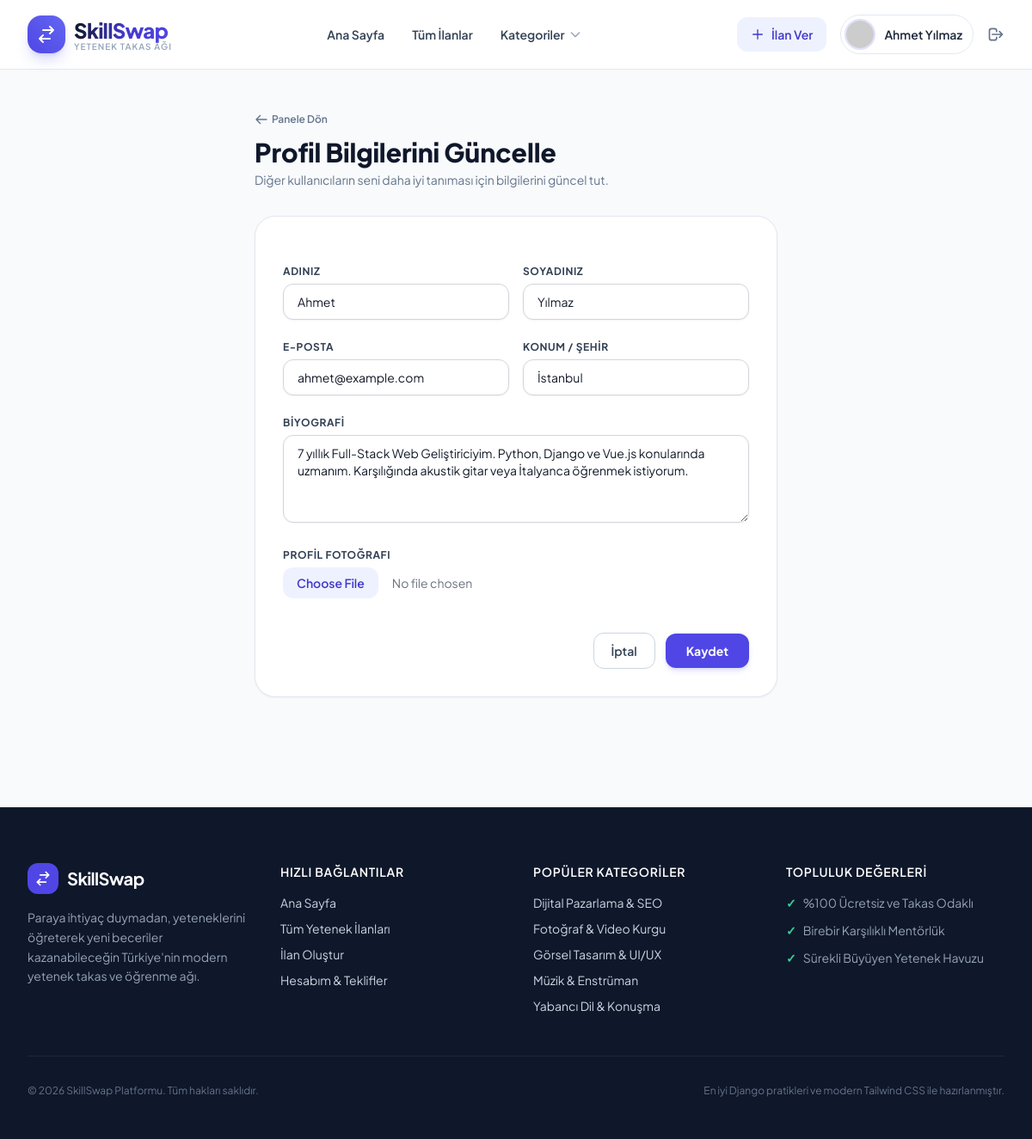
/users/profile/edit/ (signed in), run on the app's committed database.
### users/models.py (models this page shows, shortened)
class CustomUser(AbstractUser):
    bio = models.TextField(
        blank=True,
        verbose_name="Hakkında / Biyografi",
        help_text="Kendinizden, ilgi alanlarınızdan ve öğretmek/öğrenmek istediğiniz konulardan bahsedin."
    )
    avatar = models.ImageField(
        upload_to='avatars/',
        blank=True,
        null=True,
        verbose_name="Profil Fotoğrafı"
    )
    location = models.CharField(
        max_length=100,
        blank=True,
        verbose_name="Konum / Şehir",
        help_text="Örn: İstanbul, Ankara veya Online"
    )
    class Meta:
        verbose_name = "Kullanıcı"
        verbose_name_plural = "Kullanıcılar"
        ordering = ['-date_joined']
    @property
    def avatar_url(self):
        if self.avatar and hasattr(self.avatar, 'url'):
            return self.avatar.url
        name = self.get_full_name() or self.username
        return f"https://ui-avatars.com/api/?name={name}&background=4f46e5&color=fff&size=128&bold=true"

### listings/models.py (models this page shows, shortened)
class Category(models.Model):
    name = models.CharField(max_length=100, unique=True, verbose_name="Kategori Adı")
    slug = models.SlugField(max_length=120, unique=True, blank=True, verbose_name="Slug")
    description = models.TextField(blank=True, verbose_name="Kategori Açıklaması")
    class Meta:
        verbose_name = "Kategori"
        verbose_name_plural = "Kategoriler"
        ordering = ['name']

### users/views.py (the view, shortened to what this page needs)
# urls.py: path('profile/edit/', ProfileEditView.as_view(), name='profile_edit'),
class ProfileEditView(LoginRequiredMixin, UpdateView):
    model = CustomUser
    form_class = UserProfileUpdateForm
    template_name = 'users/profile_edit.html'
    success_url = reverse_lazy('profile')
    def get_object(self, queryset=None):
        return self.request.user

### users/forms.py
class UserProfileUpdateForm(forms.ModelForm):
    class Meta:
        model = CustomUser
        fields = ('first_name', 'last_name', 'email', 'location', 'bio', 'avatar')
    def __init__(self, *args, **kwargs):
        super().__init__(*args, **kwargs)
        for name, field in self.fields.items():
            if isinstance(field.widget, forms.Textarea):
                field.widget.attrs.update({'class': TAILWIND_TEXTAREA_CLASSES, 'rows': 4})
            elif isinstance(field.widget, forms.FileInput):
                field.widget.attrs.update({'class': TAILWIND_FILE_CLASSES})
            else:
                field.widget.attrs.update({'class': TAILWIND_INPUT_CLASSES})

### listings/context_processors.py (called while the page is built)
def categories_processor(request):
    try:
        categories = Category.objects.annotate(listing_count=Count('listings')).order_by('name')
        return {'all_categories': categories}
    except Exception:
        return {'all_categories': []}

### templates/users/profile_edit.html (shortened to what this page needs)
{% extends 'base.html' %}
{% block content %}
<div class="max-w-2xl mx-auto px-4 sm:px-6 lg:px-8 py-12">
    <div class="mb-8">
        <a href="{% url 'profile' %}" class="inline-flex items-center space-x-1 text-xs font-semibold text-slate-500 hover:text-slate-800 transition mb-3">
            <svg class="w-4 h-4" fill="none" stroke="currentColor" viewBox="0 0 24 24">
                <path stroke-linecap="round" stroke-linejoin="round" stroke-width="2" d="M10 19l-7-7m0 0l7-7m-7 7h18"></path>
            </svg>
            <span>Panele Dön</span>
        </a>
        <h1 class="text-3xl font-extrabold text-slate-900">Profil Bilgilerini Güncelle</h1>
        <p class="text-sm text-slate-500 mt-1">Diğer kullanıcıların seni daha iyi tanıması için bilgilerini güncel tut.</p>
    </div>
    <div class="bg-white p-8 rounded-3xl border border-slate-200 shadow-sm">
        <form method="post" enctype="multipart/form-data" class="space-y-6">
            <div class="grid grid-cols-1 sm:grid-cols-2 gap-4">
                <div>
                    <label class="block text-xs font-bold uppercase tracking-wider text-slate-700 mb-1.5">Adınız</label>
                    {{ form.first_name }}
                </div>
                <div>
                    <label class="block text-xs font-bold uppercase tracking-wider text-slate-700 mb-1.5">Soyadınız</label>
                    {{ form.last_name }}
                </div>
            </div>
            <div class="grid grid-cols-1 sm:grid-cols-2 gap-4">
                <div>
                    <label class="block text-xs font-bold uppercase tracking-wider text-slate-700 mb-1.5">E-posta</label>
                    {{ form.email }}
                </div>
                <div>
                    <label class="block text-xs font-bold uppercase tracking-wider text-slate-700 mb-1.5">Konum / Şehir</label>
                    {{ form.location }}
                </div>
            </div>
            <div>
                <label class="block text-xs font-bold uppercase tracking-wider text-slate-700 mb-1.5">Biyografi</label>
                {{ form.bio }}
            </div>
            <div>
                <label class="block text-xs font-bold uppercase tracking-wider text-slate-700 mb-1.5">Profil Fotoğrafı</label>
                {{ form.avatar }}
            </div>
            <div class="pt-4 flex items-center justify-end space-x-3">
                <a href="{% url 'profile' %}" class="px-5 py-2.5 rounded-xl border border-slate-300 text-slate-700 text-sm font-semibold hover:bg-slate-50 transition">
                    İptal
                </a>
                <button type="submit" class="px-6 py-2.5 rounded-xl bg-brand-600 hover:bg-brand-700 text-white text-sm font-bold shadow-md shadow-brand-500/20 transition">
                    Kaydet
                </button>
            </div>
        </form>
    </div>
</div>
{% endblock %}

### templates/base.html (shortened to what this page needs)
<!DOCTYPE html>
<html lang="tr" class="h-full bg-slate-50">
<head>
    <script src="https://cdn.tailwindcss.com"></script>
</head>
<body class="flex flex-col min-h-screen text-slate-800 antialiased selection:bg-brand-500 selection:text-white">
    <header class="sticky top-0 z-50 bg-white/90 backdrop-blur-md border-b border-slate-200">
        <div class="max-w-7xl mx-auto px-4 sm:px-6 lg:px-8">
            <div class="flex items-center justify-between h-20">
                <div class="flex items-center space-x-3">
                    <a href="{% url 'home' %}" class="flex items-center space-x-2.5 group">
                        <div class="w-11 h-11 rounded-2xl bg-gradient-to-tr from-brand-600 to-indigo-500 flex items-center justify-center text-white shadow-lg shadow-brand-500/25 group-hover:scale-105 transition duration-200">
                            <svg class="w-6 h-6" fill="none" stroke="currentColor" viewBox="0 0 24 24">
                                <path stroke-linecap="round" stroke-linejoin="round" stroke-width="2" d="M8 7h12m0 0l-4-4m4 4l-4 4m0 6H4m0 0l4 4m-4-4l4-4" />
                            </svg>
                        </div>
                        <div class="flex flex-col">
                            <span class="text-2xl font-extrabold tracking-tight bg-gradient-to-r from-slate-900 via-brand-700 to-indigo-600 bg-clip-text text-transparent">SkillSwap</span>
                            <span class="text-[10px] uppercase tracking-widest font-semibold text-slate-400 -mt-1">Yetenek Takas Ağı</span>
                        </div>
                    </a>
                </div>
                <nav class="hidden md:flex items-center space-x-8">
                    <a href="{% url 'home' %}" class="text-sm font-semibold text-slate-700 hover:text-brand-600 transition">Ana Sayfa</a>
                    <a href="{% url 'listing_list' %}" class="text-sm font-semibold text-slate-700 hover:text-brand-600 transition">Tüm İlanlar</a>
                    <div class="relative group">
                        <button class="flex items-center space-x-1 text-sm font-semibold text-slate-700 group-hover:text-brand-600 transition py-2">
                            <span>Kategoriler</span>
                            <svg class="w-4 h-4 text-slate-400 group-hover:text-brand-600 transition" fill="none" stroke="currentColor" viewBox="0 0 24 24">
                                <path stroke-linecap="round" stroke-linejoin="round" stroke-width="2" d="M19 9l-7 7-7-7"></path>
                            </svg>
                        </button>
                    </div>
                </nav>
                <div class="hidden md:flex items-center space-x-4">
                    {% if user.is_authenticated %}
                        <a href="{% url 'listing_create' %}" class="inline-flex items-center space-x-2 px-4 py-2.5 rounded-xl bg-brand-50 text-brand-700 hover:bg-brand-100 font-semibold text-sm transition duration-150">
                            <svg class="w-4 h-4" fill="none" stroke="currentColor" viewBox="0 0 24 24">
                                <path stroke-linecap="round" stroke-linejoin="round" stroke-width="2" d="M12 4v16m8-8H4"></path>
                            </svg>
                            <span>İlan Ver</span>
                        </a>
                        <a href="{% url 'profile' %}" class="flex items-center space-x-3 p-1.5 pr-3 rounded-full hover:bg-slate-100 transition border border-slate-200">
                            <img class="w-8 h-8 rounded-full object-cover ring-2 ring-brand-500/20" src="{{ user.avatar_url }}" alt="{{ user.username }}">
                            <span class="text-sm font-semibold text-slate-800">{{ user.get_full_name|default:user.username }}</span>
                        </a>
                        <a href="{% url 'logout' %}" class="text-sm font-medium text-slate-500 hover:text-rose-600 transition" title="Çıkış Yap">
                            <svg class="w-5 h-5" fill="none" stroke="currentColor" viewBox="0 0 24 24">
                                <path stroke-linecap="round" stroke-linejoin="round" stroke-width="2" d="M17 16l4-4m0 0l-4-4m4 4H7m6 4v1a3 3 0 01-3 3H6a3 3 0 01-3-3V7a3 3 0 013-3h4a3 3 0 013 3v1" />
                            </svg>
                        </a>
                    {% endif %}
                </div>
            </div>
        </div>
    </header>
    <main class="flex-grow">
        {% block content %}{% endblock %}
    </main>
    <footer class="bg-slate-900 text-slate-300 pt-16 pb-12 mt-20 border-t border-slate-800">
        <div class="max-w-7xl mx-auto px-4 sm:px-6 lg:px-8">
            <div class="grid grid-cols-1 md:grid-cols-4 gap-10 pb-12 border-b border-slate-800">
                <div class="md:col-span-1 space-y-4">
                    <div class="flex items-center space-x-2.5">
                        <div class="w-9 h-9 rounded-xl bg-brand-600 flex items-center justify-center text-white font-bold">
                            <svg class="w-5 h-5" fill="none" stroke="currentColor" viewBox="0 0 24 24">
                                <path stroke-linecap="round" stroke-linejoin="round" stroke-width="2" d="M8 7h12m0 0l-4-4m4 4l-4 4m0 6H4m0 0l4 4m-4-4l4-4" />
                            </svg>
                        </div>
                        <span class="text-xl font-bold text-white tracking-tight">SkillSwap</span>
                    </div>
                    <p class="text-sm text-slate-400 leading-relaxed">
                        Paraya ihtiyaç duymadan, yeteneklerini öğreterek yeni beceriler kazanabileceğin Türkiye'nin modern yetenek takas ve öğrenme ağı.
                    </p>
                </div>
                <div>
                    <h4 class="text-sm font-semibold uppercase tracking-wider text-white mb-4">Hızlı Bağlantılar</h4>
                    <ul class="space-y-2.5 text-sm">
                        <li><a href="{% url 'home' %}" class="hover:text-white transition">Ana Sayfa</a></li>
                        <li><a href="{% url 'listing_list' %}" class="hover:text-white transition">Tüm Yetenek İlanları</a></li>
                        <li><a href="{% url 'listing_create' %}" class="hover:text-white transition">İlan Oluştur</a></li>
                        <li><a href="{% url 'profile' %}" class="hover:text-white transition">Hesabım & Teklifler</a></li>
                    </ul>
                </div>
                <div>
                    <h4 class="text-sm font-semibold uppercase tracking-wider text-white mb-4">Popüler Kategoriler</h4>
                    <ul class="space-y-2.5 text-sm">
                        {% for cat in all_categories|slice:":5" %}
                            <li><a href="{% url 'listing_list' %}?category={{ cat.slug }}" class="hover:text-white transition">{{ cat.name }}</a></li>
                        {% empty %}
                            <li class="text-slate-500">Yazılım, Tasarım, Dil, Müzik</li>
                        {% endfor %}
                    </ul>
                </div>
                <div>
                    <h4 class="text-sm font-semibold uppercase tracking-wider text-white mb-4">Topluluk Değerleri</h4>
                    <div class="space-y-3 text-sm text-slate-400">
                        <div class="flex items-start space-x-2">
                            <span class="text-emerald-400 font-bold">✓</span>
                            <span>%100 Ücretsiz ve Takas Odaklı</span>
                        </div>
                        <div class="flex items-start space-x-2">
                            <span class="text-emerald-400 font-bold">✓</span>
                            <span>Birebir Karşılıklı Mentörlük</span>
                        </div>
                        <div class="flex items-start space-x-2">
                            <span class="text-emerald-400 font-bold">✓</span>
                            <span>Sürekli Büyüyen Yetenek Havuzu</span>
                        </div>
                    </div>
                </div>
            </div>
            <div class="pt-8 flex flex-col sm:flex-row items-center justify-between text-xs text-slate-500">
                <p>&copy; 2026 SkillSwap Platformu. Tüm hakları saklıdır.</p>
                <p class="mt-2 sm:mt-0">En iyi Django pratikleri ve modern Tailwind CSS ile hazırlanmıştır.</p>
            </div>
        </div>
    </footer>
</body>
</html>

### templates/base.html (style rules this page uses)
body { font-family: 'Plus Jakarta Sans', sans-serif; }

### data on the page
CustomUser: get_full_name "Ahmet Yılmaz", first_name "Ahmet", last_name "Yılmaz", email "ahmet@example.com", location "İstanbul", bio "7 yıllık Full-Stack Web Geliştiriciyim. Python, Django ve Vue.js konularında uzmanım. Karşılığında akustik gitar veya İtalyanca öğrenmek istiyorum."
Category: name "Dijital Pazarlama & SEO"
Category: name "Fotoğraf & Video Kurgu"
Category: name "Görsel Tasarım & UI/UX"
Category: name "Müzik & Enstrüman"
Category: name "Yabancı Dil & Konuşma"
